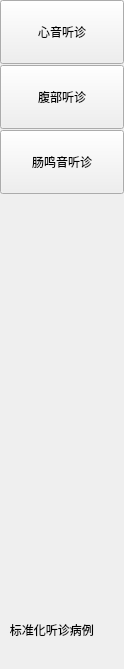
<?xml version="1.0" encoding="UTF-8"?>
<ui version="4.0">
 <class>case_widget</class>
 <widget class="QWidget" name="case_widget">
  <property name="geometry">
   <rect>
    <x>0</x>
    <y>0</y>
    <width>124</width>
    <height>669</height>
   </rect>
  </property>
  <property name="windowTitle">
   <string>Form</string>
  </property>
  <widget class="QPushButton" name="hs">
   <property name="geometry">
    <rect>
     <x>0</x>
     <y>0</y>
     <width>124</width>
     <height>64</height>
    </rect>
   </property>
   <property name="text">
    <string>心音听诊</string>
   </property>
  </widget>
  <widget class="QPushButton" name="abs">
   <property name="geometry">
    <rect>
     <x>0</x>
     <y>65</y>
     <width>124</width>
     <height>64</height>
    </rect>
   </property>
   <property name="text">
    <string>腹部听诊</string>
   </property>
  </widget>
  <widget class="QPushButton" name="bbgs">
   <property name="geometry">
    <rect>
     <x>0</x>
     <y>130</y>
     <width>124</width>
     <height>64</height>
    </rect>
   </property>
   <property name="text">
    <string>肠鸣音听诊</string>
   </property>
  </widget>
  <widget class="QLabel" name="label">
   <property name="geometry">
    <rect>
     <x>0</x>
     <y>620</y>
     <width>124</width>
     <height>20</height>
    </rect>
   </property>
   <property name="text">
    <string>   标准化听诊病例</string>
   </property>
  </widget>
 </widget>
 <resources/>
 <connections/>
</ui>
